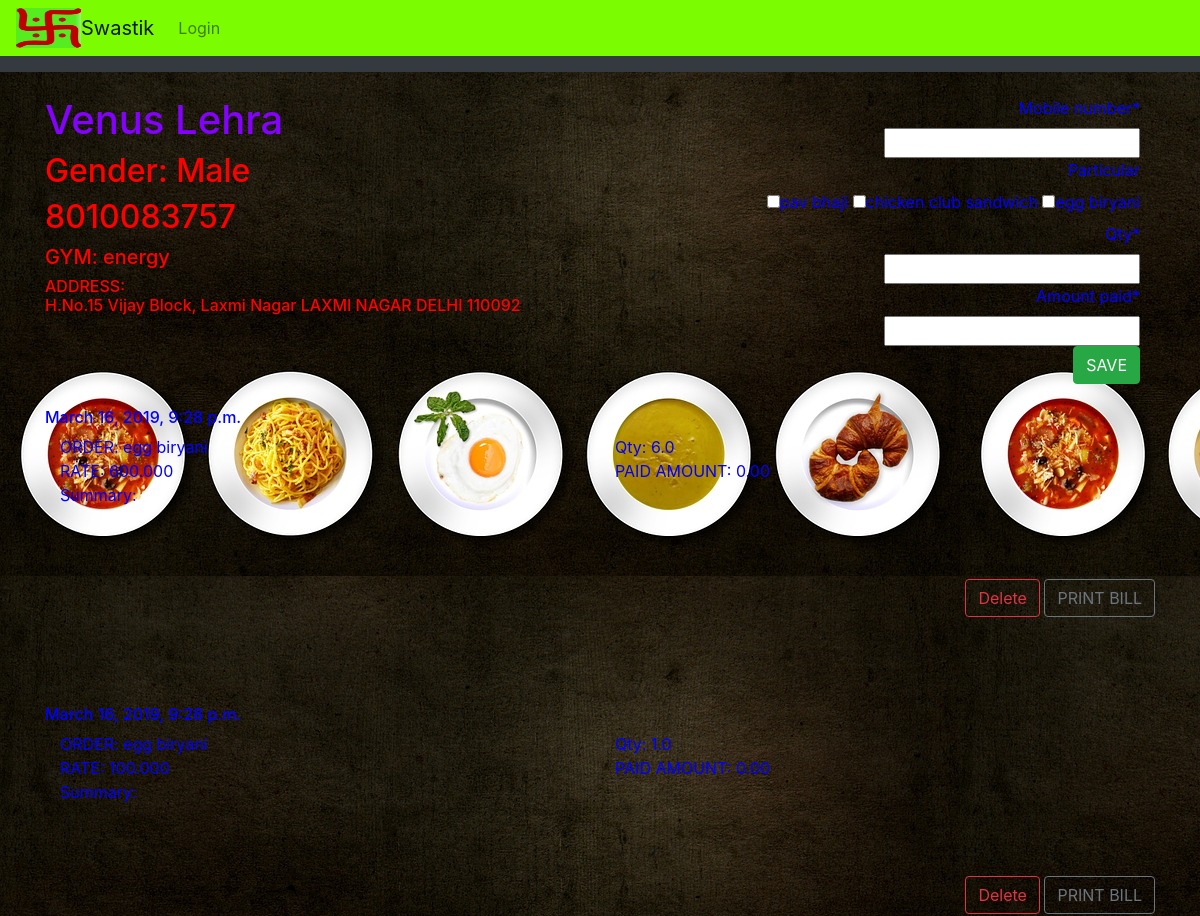
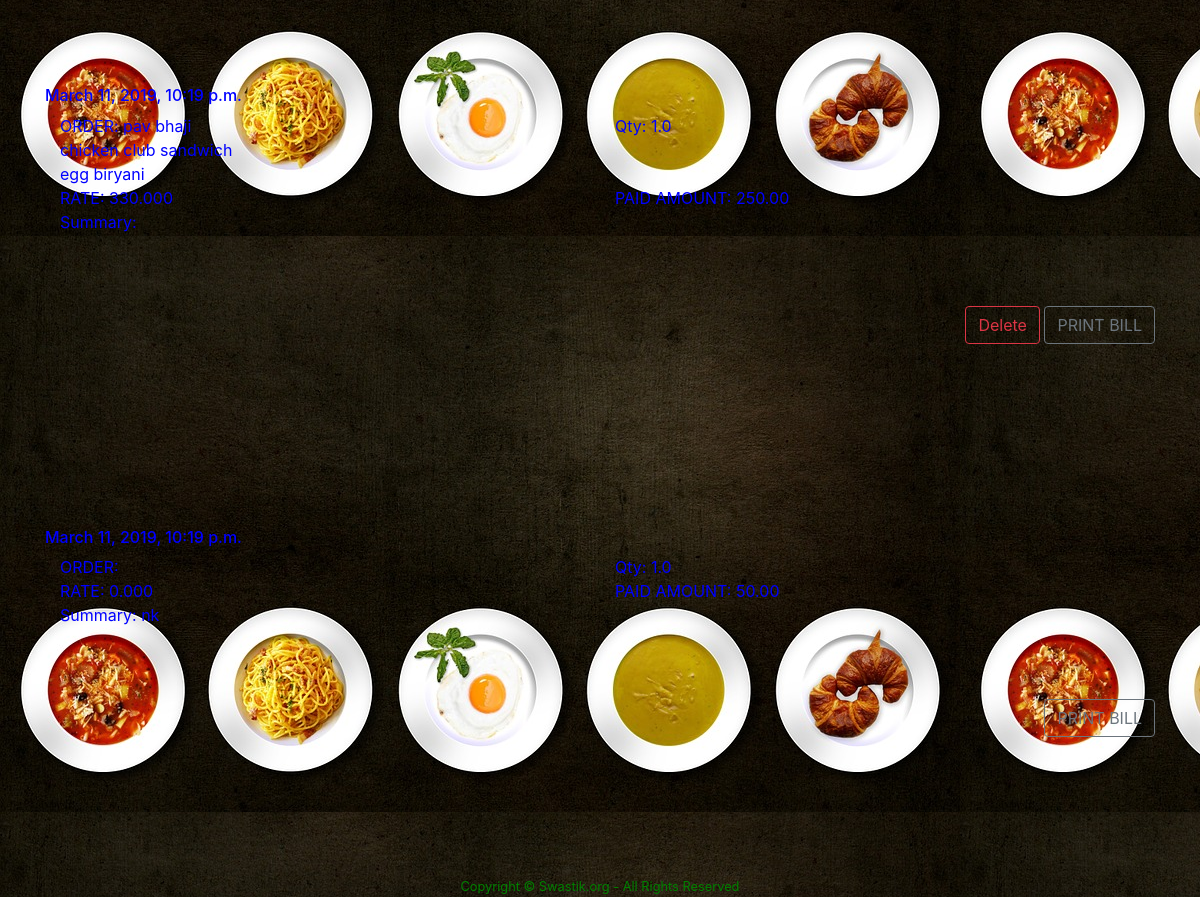
/customers/6/, run on the app's committed database (2 pictures, top to bottom).
### customers/models.py (models this page shows, shortened)
class Customer(models.Model):
	name   = models.CharField(max_length = 35)
	mobile_number   = models.CharField(max_length=12, unique=True)
	address = models.TextField(blank=True, null=True)
	male = models.BooleanField(default=True)
	female = models.BooleanField(default=False)
	gym   = models.CharField(max_length=35)
	order  = models.ManyToManyField(Menu, related_name="order", blank=True)
	summary = models.CharField(max_length=200,blank=True)
	qty    = models.DecimalField(decimal_places=1, max_digits=100)
	total    = models.DecimalField(default=00, decimal_places=2, max_digits=10000)
	subtotal    = models.DecimalField(default=00, decimal_places=2, max_digits=10000)
	amount_paid =  models.DecimalField(decimal_places=2, max_digits=10000)
	date_cust = models.DateTimeField(default=datetime.now(), blank=True)
	def get_pdf(self):
		return reverse("pdf", kwargs={"id": self.id})

class Customer_detail(models.Model):
	mobile_number = models.CharField(max_length=13, unique=False)
	particular  = models.ManyToManyField(Menu, related_name="particular", blank=True)
	qty    = models.DecimalField(decimal_places=1, max_digits=100)
	subtotal    = models.DecimalField(default=00, decimal_places=2, max_digits=10000)
	total    = models.DecimalField(default=00, decimal_places=2, max_digits=10000)
	amount_paid =  models.DecimalField(decimal_places=2, max_digits=10000)
	date_cust = models.DateTimeField(default=datetime.now(), blank=True)
	def delete_cust_det(self):
		return reverse("del_cust", kwargs={"id": self.id})
	def get_pdf_bill(self):
		return reverse("bill_pdf", kwargs={"id": self.id})

### products/models.py (models this page shows)
class Menu(models.Model):
	item    = models.CharField(max_length = 35)
	description = models.TextField(blank=True, null=True)
	rate    = models.DecimalField(decimal_places=2, max_digits=1000)
	veg     = models.BooleanField()
	egg     = models.BooleanField()
	non_veg     = models.BooleanField()
	def __str__(self):
		return self.item

### customers/views.py (the view, shortened to what this page needs)
# urls.py: path('<int:id>/', views.dynamic_customers, name= 'cust_details'),
def dynamic_customers(request, id):
	obj = get_object_or_404(Customer, id= id)
	ob = Customer_detail.objects.all()
	form = RawCustomer1Form()
	context = {
	    'form': form,
	    "object": obj,
	    "ob":ob,
	}
	return render(request, 'customer/customers_details.html', context)

### products/forms.py
class RawCustomer1Form(forms.ModelForm):
	class Meta:
		model =  Customer_detail
		fields = ('mobile_number', 'particular','qty','amount_paid')
	def __init__(self,  *args, **kwargs):
		super(RawCustomer1Form, self).__init__(*args, **kwargs)
		self.fields['particular'].widget = forms.CheckboxSelectMultiple()

### stocks/templatetags/urlify.py (called while the page is built)
@register.simple_tag()
def multiply(qty, unit_price, *args, **kwargs):
    return qty * unit_price

### templates/customer/customers_details.html (shortened to what this page needs)
{% extends 'base.html' %}
{% load urlify %}
{% load crispy_forms_tags %}
{% block content %}
<div class="container">
  <div class="row">
    <div class="col-md-7">
      <div class="row">
        <div style="color: red;">
            <h1>{{ object.name }}</h1>
            {% if object.male is True %}
            <h2>Gender: Male</h2>
            {% elif object.female is True  %}
            <h2> Gender: Female </h2>
            {% else %}
            <h2> Gender: other</h2>
            {% endif %}
            <h2>{{ object.mobile_number }}</h2>
            <h5>GYM: {{ object.gym }}</h5>
            <h6>ADDRESS:<br/> {{ object.address }}</h6>
          </div>
        </div>
      </div><br/>
    <div class ="col-md-5">
      <div style="text-align:right; width:100%; padding:0;">
      <form method="POST"  action="{{ get_absolute_url }}" >
      {{ form|crispy }}
      <input class="btn btn-success" type="submit" value="SAVE"/>
      </form>
    </div>
    </div>
  </div>
</div>
<div style="text-align:left; width:100%; padding:0;">
<br/>
{% for i in ob reversed %}
  {% if  i.mobile_number == object.mobile_number %}
    <h6>{{ i.date_cust }}</h6>
<div class="container">
  <div class="row">
    <div class="col"><td>ORDER:       </td>
              <td>{% for area in i.particular.all %}{{ area }}<br/>{% endfor %}</td></div>
    <div class="col"><td>Qty:    </td>
              <td>{{ i.qty }}</td></div>
    <div class="col"><td>RATE:    </td>
              <td>{% multiply i.total  i.qty %}</td></div>
    <div class="col"><td>PAID AMOUNT:      </td>
              <td>{{ i.amount_paid }}</td></div>
  </div>
</div>
  <div class="col"><td>Summary:     </td>
            </div>
                        <br/><br/><br/>
<p align="right">
<a href="{{ i.delete_cust_det }}"><button type="button" class="btn btn-outline-danger">Delete</button></a>
<a href="{{ i.get_pdf_bill }}"><button type="button" class="btn btn-outline-secondary">PRINT BILL</button></a>
 </p>
 <br/><br/><br/>
 {% endif %}
 {% endfor %}
<br/><br/><br/><br/>
<h6>{{ object.date_cust }}</h6>
 <div class="container">
  <div class="row">
    <div class="col"><td>ORDER:       </td>
              <td>{% for area in object.order.all %}{{ area }}<br/>{% endfor %}</td></div>
    <div class="col"><td>Qty:    </td>
              <td>{{ object.qty }}</td></div>
    <div class="col"><td>RATE:    </td>
              <td>{% multiply object.total  object.qty %}</td></div>
    <div class="col"><td>PAID AMOUNT:      </td>
              <td>{{ object.amount_paid }}</td></div>
  </div>
</div>
    <div class="col"><td>Summary:     </td>
              <td>{{ object.summary }}</td></div>
<br/><br/><br/>
<p align="right">
<a href="{{ object.get_pdf }}"><button type="button" class="btn btn-outline-secondary">PRINT BILL</button></a>
 </p>
 <br/><br/><br/>
</div>
</div>
{% endblock %}

### templates/base.html (shortened to what this page needs)
{% load static %}
<!doctype html>
<html lang="en">
  <head>
    <link rel="stylesheet" href="https://stackpath.bootstrapcdn.com/bootstrap/4.2.1/css/bootstrap.min.css">
    <link rel="stylesheet" href="https://cdnjs.cloudflare.com/ajax/libs/font-awesome/4.7.0/css/font-awesome.min.css">
    <link rel='stylesheet' href='https://use.fontawesome.com/releases/v5.7.0/css/all.css'>
  </head>
  <body>
    {% include 'navbar.html' %}
    <br/>
    <div class="container">
 	{% block content %}{% endblock %}
    <footer>
 	<br/><br/>
 	<center><small>Copyright &copy; Swastik.org - All Rights Reserved</small> </center>
    </footer>
  </body>
</html>

### templates/navbar.html (shortened to what this page needs)
{% load static %}
<nav class="navbar navbar-expand-lg navbar-light" style="background-color: #7CFC00;">
  <a href="{% url 'home' %}"><img src="{% static 'images/greenswastika1.jpg' %}" class="navbar-img" alt="..." height="40" width="65" float= "left" background= "mr-auto"></a>
  <a class="navbar-brand" href="{% url 'home' %}">Swastik </a>
  <div class="collapse navbar-collapse" id="navbarSupportedContent">
    <ul class="navbar-nav mr-auto">
    {% if user.is_authenticated %}
      <li class="nav-item">
        <a class="nav-link" href="{% url 'particulars' %}">Menu </a>
     </li>
     <li>
        <a class="nav-link" href="{% url 'stocks' %}">Stocks </a>
    </li>
    <li>
        <a class="nav-link" href="{% url 'customers' %}">Customer </a>
      </li>
    </ul>
    <a class="nav-item nav-link" href="Javascript:{document.getElementById('logout').submit()}">Logout</a>
     <form id= "logout" method="POST" action="{% url 'logout' %}">
       {% csrf_token %}
       <input type="hidden"/>
     </form>
    {% else %}
     <a class="nav-item nav-link" href="{% url 'login' %}">Login</a>
    {% endif %}
  </div>
</nav>
<nav class="navbar navbar-dark bg-dark"> </nav>

### data on the page
Customer: name "Venus Lehra", mobile_number "8010083757", gym "energy", address "H.No.15 Vijay Block, Laxmi Nagar LAXMI NAGAR DELHI 110092", date_cust "March 11, 2019, 10:19 p.m.", qty "1.0", total+qty "0.000", amount_paid "50.00", summary "nk"
Customer_detail: date_cust "March 16, 2019, 9:28 p.m.", qty "6.0", total+qty "600.000", amount_paid "0.00"
Menu: item "egg biryani"
Customer_detail: date_cust "March 16, 2019, 9:28 p.m.", qty "1.0", total+qty "100.000", amount_paid "0.00"
Customer_detail: date_cust "March 11, 2019, 10:19 p.m.", qty "1.0", total+qty "330.000", amount_paid "250.00"
Menu: item "pav bhaji"
Menu: item "chicken club sandwich"
